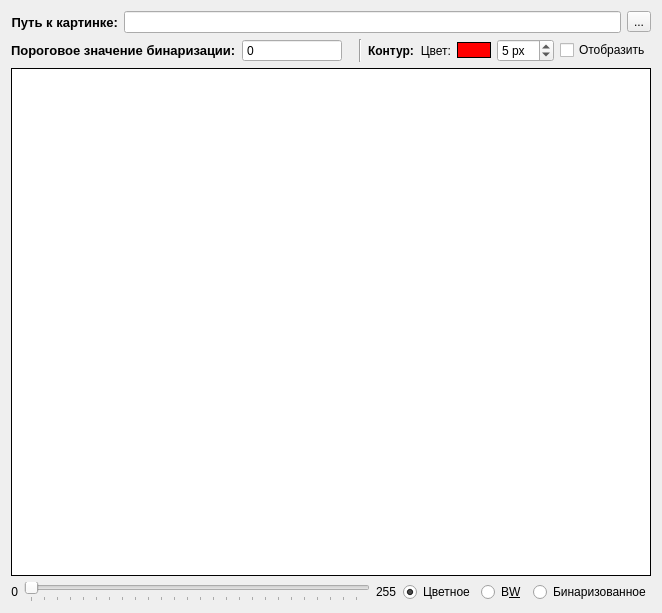
<?xml version="1.0" encoding="UTF-8"?>
<ui version="4.0">
 <class>MainWindow</class>
 <widget class="QMainWindow" name="MainWindow">
  <property name="geometry">
   <rect>
    <x>0</x>
    <y>0</y>
    <width>658</width>
    <height>613</height>
   </rect>
  </property>
  <property name="windowTitle">
   <string>Метод активных контуров</string>
  </property>
  <property name="windowIcon">
   <iconset resource="source.qrc">
    <normaloff>:/icons/fawicon.ico</normaloff>:/icons/fawicon.ico</iconset>
  </property>
  <widget class="QWidget" name="centralWidget">
   <layout class="QVBoxLayout" name="verticalLayout">
    <item>
     <layout class="QHBoxLayout" name="horizontalLayout">
      <item>
       <widget class="QLabel" name="pathLabel">
        <property name="font">
         <font>
          <pointsize>10</pointsize>
          <weight>75</weight>
          <bold>true</bold>
         </font>
        </property>
        <property name="text">
         <string>Путь к картинке:</string>
        </property>
        <property name="alignment">
         <set>Qt::AlignRight|Qt::AlignTrailing|Qt::AlignVCenter</set>
        </property>
        <property name="buddy">
         <cstring>pathLineEdit</cstring>
        </property>
       </widget>
      </item>
      <item>
       <widget class="QLineEdit" name="pathLineEdit">
        <property name="minimumSize">
         <size>
          <width>300</width>
          <height>0</height>
         </size>
        </property>
       </widget>
      </item>
      <item>
       <widget class="QToolButton" name="pathButton">
        <property name="text">
         <string>...</string>
        </property>
       </widget>
      </item>
     </layout>
    </item>
    <item>
     <layout class="QHBoxLayout" name="horizontalLayout_4">
      <item>
       <widget class="QLabel" name="trashholdLabel">
        <property name="font">
         <font>
          <pointsize>10</pointsize>
          <weight>75</weight>
          <bold>true</bold>
         </font>
        </property>
        <property name="text">
         <string>Пороговое значение бинаризации:</string>
        </property>
        <property name="buddy">
         <cstring>devesaionSpinBox</cstring>
        </property>
       </widget>
      </item>
      <item>
       <widget class="QSpinBox" name="devesaionSpinBox">
        <property name="minimumSize">
         <size>
          <width>100</width>
          <height>0</height>
         </size>
        </property>
        <property name="buttonSymbols">
         <enum>QAbstractSpinBox::NoButtons</enum>
        </property>
        <property name="maximum">
         <number>255</number>
        </property>
       </widget>
      </item>
      <item>
       <spacer name="horizontalSpacer_2">
        <property name="orientation">
         <enum>Qt::Horizontal</enum>
        </property>
        <property name="sizeHint" stdset="0">
         <size>
          <width>40</width>
          <height>20</height>
         </size>
        </property>
       </spacer>
      </item>
      <item>
       <widget class="Line" name="line">
        <property name="orientation">
         <enum>Qt::Vertical</enum>
        </property>
       </widget>
      </item>
      <item>
       <widget class="QLabel" name="contourLabel">
        <property name="font">
         <font>
          <weight>75</weight>
          <bold>true</bold>
         </font>
        </property>
        <property name="text">
         <string>Контур:</string>
        </property>
       </widget>
      </item>
      <item>
       <widget class="QLabel" name="colorPeakerLabel">
        <property name="text">
         <string>Цвет:</string>
        </property>
        <property name="alignment">
         <set>Qt::AlignRight|Qt::AlignTrailing|Qt::AlignVCenter</set>
        </property>
        <property name="buddy">
         <cstring>colorPeakerButton</cstring>
        </property>
       </widget>
      </item>
      <item>
       <widget class="QPushButton" name="colorPeakerButton">
        <property name="styleSheet">
         <string notr="true">border: 1px solid black;
background-color: red;</string>
        </property>
        <property name="text">
         <string/>
        </property>
        <property name="default">
         <bool>true</bool>
        </property>
        <property name="flat">
         <bool>false</bool>
        </property>
       </widget>
      </item>
      <item>
       <widget class="QSpinBox" name="contourSizeSpin">
        <property name="suffix">
         <string> px</string>
        </property>
        <property name="maximum">
         <number>10</number>
        </property>
        <property name="value">
         <number>5</number>
        </property>
       </widget>
      </item>
      <item>
       <widget class="QCheckBox" name="contourCheckBox">
        <property name="text">
         <string>Отобразить</string>
        </property>
       </widget>
      </item>
     </layout>
    </item>
    <item>
     <widget class="QLabel" name="imageLabel">
      <property name="minimumSize">
       <size>
        <width>640</width>
        <height>480</height>
       </size>
      </property>
      <property name="focusPolicy">
       <enum>Qt::StrongFocus</enum>
      </property>
      <property name="autoFillBackground">
       <bool>false</bool>
      </property>
      <property name="styleSheet">
       <string notr="true">background: rgb(255, 255, 255);
border: 1px solid black;
padding: 5px;</string>
      </property>
      <property name="frameShape">
       <enum>QFrame::NoFrame</enum>
      </property>
      <property name="text">
       <string/>
      </property>
      <property name="scaledContents">
       <bool>true</bool>
      </property>
      <property name="alignment">
       <set>Qt::AlignCenter</set>
      </property>
     </widget>
    </item>
    <item>
     <layout class="QHBoxLayout" name="horizontalLayout_3">
      <item>
       <layout class="QHBoxLayout" name="horizontalLayout_2">
        <item>
         <widget class="QLabel" name="trashHoldSliderMinLabel">
          <property name="text">
           <string>0</string>
          </property>
          <property name="alignment">
           <set>Qt::AlignRight|Qt::AlignTrailing|Qt::AlignVCenter</set>
          </property>
          <property name="buddy">
           <cstring>trashholSlider</cstring>
          </property>
         </widget>
        </item>
        <item>
         <widget class="QSlider" name="trashholSlider">
          <property name="maximum">
           <number>255</number>
          </property>
          <property name="orientation">
           <enum>Qt::Horizontal</enum>
          </property>
          <property name="invertedAppearance">
           <bool>false</bool>
          </property>
          <property name="tickPosition">
           <enum>QSlider::TicksBelow</enum>
          </property>
         </widget>
        </item>
        <item>
         <widget class="QLabel" name="trashholdSliderMaxLabel">
          <property name="text">
           <string>255</string>
          </property>
          <property name="buddy">
           <cstring>trashholSlider</cstring>
          </property>
         </widget>
        </item>
       </layout>
      </item>
      <item>
       <widget class="QRadioButton" name="colorRadio">
        <property name="text">
         <string>Цветное</string>
        </property>
        <property name="checked">
         <bool>true</bool>
        </property>
       </widget>
      </item>
      <item>
       <widget class="QRadioButton" name="bwRatio">
        <property name="text">
         <string>B&amp;W</string>
        </property>
       </widget>
      </item>
      <item>
       <widget class="QRadioButton" name="tresholdRatio">
        <property name="text">
         <string>Бинаризованное</string>
        </property>
       </widget>
      </item>
     </layout>
    </item>
   </layout>
  </widget>
 </widget>
 <layoutdefault spacing="6" margin="11"/>
 <resources>
  <include location="source.qrc"/>
 </resources>
 <connections/>
</ui>
